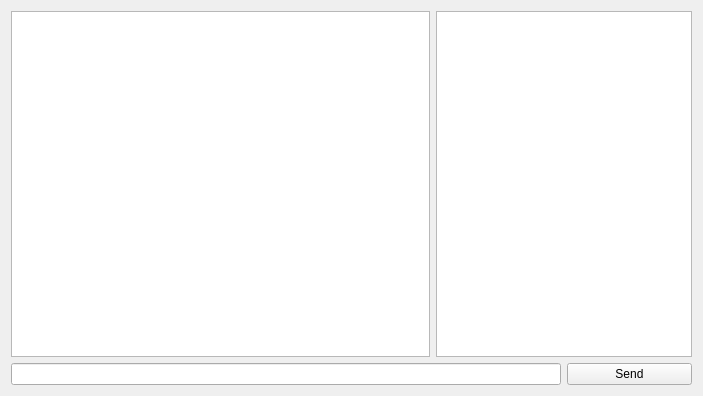
<?xml version="1.0" encoding="UTF-8"?>
<ui version="4.0">
 <class>ChatPage</class>
 <widget class="QWidget" name="ChatPage">
  <property name="geometry">
   <rect>
    <x>0</x>
    <y>0</y>
    <width>703</width>
    <height>396</height>
   </rect>
  </property>
  <property name="windowTitle">
   <string>Form</string>
  </property>
  <layout class="QGridLayout" name="gridLayout">
   <item row="0" column="0">
    <widget class="QTextEdit" name="chatTextEdit">
     <property name="readOnly">
      <bool>true</bool>
     </property>
    </widget>
   </item>
   <item row="0" column="1" colspan="2">
    <widget class="QListWidget" name="userListWidget"/>
   </item>
   <item row="1" column="0" colspan="2">
    <widget class="QLineEdit" name="sendLineEdit"/>
   </item>
   <item row="1" column="2">
    <widget class="QPushButton" name="sendButton">
     <property name="text">
      <string>Send</string>
     </property>
    </widget>
   </item>
  </layout>
 </widget>
 <resources/>
 <connections/>
</ui>
